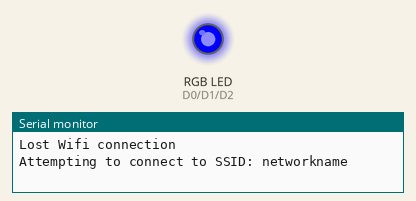
Recording of a sketch running on a simulated Arduino MKR. Shown: an RGB LED mixed from three pins (HIGH = lit), the last lines printed to the serial monitor. WiFi joins after 1.5 s; servers stay silent unless stated; uploads are accepted with an empty reply.

Above: at 0.1 s.
At 6.9 s:
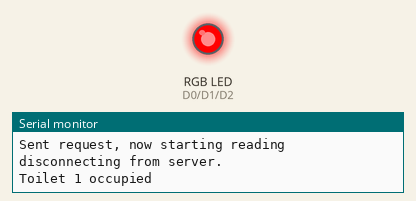
Timing chart, 0 to 8.4 s (numbered marks = the images above):
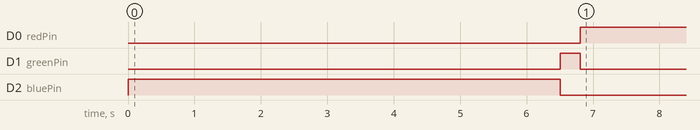

The sketch:

ToiletLamp.ino
```cpp
/*
  Web client

  This sketch connects to a website (http://www.google.com)
  using a WiFi shield.

  This example is written for a network using WPA encryption. For
  WEP or WPA, change the WiFi.begin() call accordingly.

  This example is written for a network using WPA encryption. For
  WEP or WPA, change the WiFi.begin() call accordingly.

  Circuit:
   WiFi shield attached

  created 13 July 2010
  by dlf (Metodo2 srl)
  modified 31 May 2012
  by Tom Igoe
*/


#include <SPI.h>
#include <WiFi101.h>
#include "arduino_secrets.h"
///////please enter your sensitive data in the Secret tab/arduino_secrets.h
char ssid[] = SECRET_SSID;        // your network SSID (name)
char pass[] = SECRET_PASS;    // your network password (use for WPA, or use as key for WEP)
int keyIndex = 0;            // your network key Index number (needed only for WEP)

const int redPin = 0;     // the number of the pushbutton pin
const int greenPin = 1;
const int bluePin = 2;

int currentState = 0;         // variable for reading the pushbutton status
int previousState = 0;


int status = WL_IDLE_STATUS;
// if you don't want to use DNS (and reduce your sketch size)
// use the numeric IP instead of the name for the server:
IPAddress server(185, 170, 7, 129); // numeric IP for Google (no DNS)
//char server[] = "www.google.com";    // name address for Google (using DNS)

// Initialize the Ethernet client library
// with the IP address and port of the server
// that you want to connect to (port 80 is default for HTTP):
WiFiClient client;

void setup() {
  //Initialize serial and wait for port to open:
  Serial.begin(9600);
  // initialize the LED pin as an output:
  // initialize the pushbutton pin as an input:
  pinMode(redPin, OUTPUT);
  pinMode(greenPin, OUTPUT);
  pinMode(bluePin, OUTPUT);

  digitalWrite(greenPin, HIGH);
  digitalWrite(redPin, HIGH);
  digitalWrite(bluePin, HIGH);


  // check for the presence of the shield:
  if (WiFi.status() == WL_NO_SHIELD) {
    Serial.println("WiFi shield not present");
    // don't continue:
    while (true);
  }
}

void connectToWiFi() {
  //  WiFi.maxLowPowerMode();
  // attempt to connect to WiFi network:
  while (status != WL_CONNECTED) {
    Serial.print("Attempting to connect to SSID: ");
    Serial.println(ssid);
    // Connect to WPA/WPA2 network. Change this line if using open or WEP network:
    status = WiFi.begin(ssid, pass);

    // wait 10 seconds for connection:
    delay(5000);
  }
  Serial.println("Connected to wifi");
  printWiFiStatus();
}

String doGet() {
  Serial.println("\nStarting connection to server...");
  if (client.connect(server, 1026)) {
    Serial.println("connected to server");
    // Make a HTTP request:
    client.println("GET /v2/entities/sensor1/attrs/status/value HTTP/1.1");
    client.println("Host: 185.170.7.129:1026");
    client.println("Connection: close");
    client.println();
    Serial.println("Sent request, now starting reading");
  }
  char s[] = "";
  //Read the response

  String response = "";
  while (client.connected()) {
    int i = 0;

    while (client.available()) {
      char c = client.read();
      response += String(c);
    }
  }
  if (!client.connected()) {
    Serial.println();
    Serial.println("disconnecting from server.");
    client.stop();
  }
  return response;
}

void loop() {
  //Check if still connected to WIFI
  status = WiFi.status();
  if (status != WL_CONNECTED) {
    Serial.println("Lost Wifi connection"); \
    digitalWrite(redPin, LOW);
    digitalWrite(greenPin, LOW);
    digitalWrite(bluePin, HIGH);
    connectToWiFi();
    digitalWrite(redPin, LOW);
    digitalWrite(greenPin, HIGH);
    digitalWrite(bluePin, LOW);
  }

  //Check toilet state
  String response = doGet();

  if (response.indexOf("free") > 0) {
    currentState = 0;
  }
  else {
    currentState = 1;
  }

  if (currentState != previousState) {
    previousState = currentState;
    if (currentState == 1) {
      Serial.println("Toilet 1 occupied");
      digitalWrite(bluePin, LOW);
      digitalWrite(greenPin, LOW);
      digitalWrite(redPin, HIGH);
      //      WiFi.end();
    } else {
      Serial.println("Toilet 1 free");
      digitalWrite(greenPin, HIGH);
      digitalWrite(redPin, LOW);
      digitalWrite(bluePin, LOW);
    }
  }

  //Only check once a second
  delay(3000);
}

void setColourRgb(unsigned int red, unsigned int green, unsigned int blue) {
  analogWrite(redPin, red);
  analogWrite(greenPin, green);
  analogWrite(bluePin, blue);
}


void printWiFiStatus() {
  // print the SSID of the network you're attached to:
  Serial.print("SSID: ");
  Serial.println(WiFi.SSID());

  // print your WiFi shield's IP address:
  IPAddress ip = WiFi.localIP();
  Serial.print("IP Address: ");
  Serial.println(ip);

  // print the received signal strength:
  long rssi = WiFi.RSSI();
  Serial.print("signal strength (RSSI): ");
  Serial.print(rssi);
  Serial.println(" dBm");
}
```

arduino_secrets.h
```cpp
#define SECRET_SSID "networkname"
#define SECRET_PASS "password"
```

Measured:
- by itself, D0 (redPin): LOW → HIGH at 6.8 s
- by itself, D1 (greenPin): LOW → HIGH at 6.5 s, → LOW 0.30 s later
- by itself, D2 (bluePin): HIGH → LOW at 6.5 s
